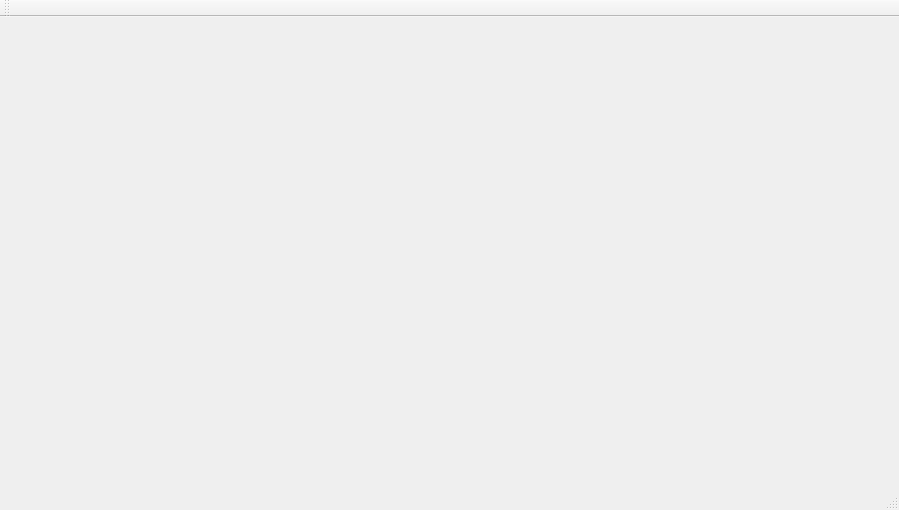
<?xml version="1.0" encoding="UTF-8"?>
<ui version="4.0">
 <class>MainWindow</class>
 <widget class="QMainWindow" name="MainWindow">
  <property name="geometry">
   <rect>
    <x>0</x>
    <y>0</y>
    <width>899</width>
    <height>510</height>
   </rect>
  </property>
  <property name="windowTitle">
   <string>MainWindow</string>
  </property>
  <widget class="QWidget" name="centralWidget">
   <layout class="QHBoxLayout" name="horizontalLayout">
    <item>
     <widget class="pollutionWidget" name="widget" native="true"/>
    </item>
   </layout>
  </widget>
  <widget class="QMenuBar" name="menuBar">
   <property name="geometry">
    <rect>
     <x>0</x>
     <y>0</y>
     <width>899</width>
     <height>25</height>
    </rect>
   </property>
  </widget>
  <widget class="QToolBar" name="mainToolBar">
   <attribute name="toolBarArea">
    <enum>TopToolBarArea</enum>
   </attribute>
   <attribute name="toolBarBreak">
    <bool>false</bool>
   </attribute>
  </widget>
  <widget class="QStatusBar" name="statusBar"/>
 </widget>
 <layoutdefault spacing="6" margin="11"/>
 <customwidgets>
  <customwidget>
   <class>pollutionWidget</class>
   <extends>QWidget</extends>
   <header>pollutionwidget.h</header>
   <container>1</container>
  </customwidget>
 </customwidgets>
 <resources/>
 <connections/>
</ui>
